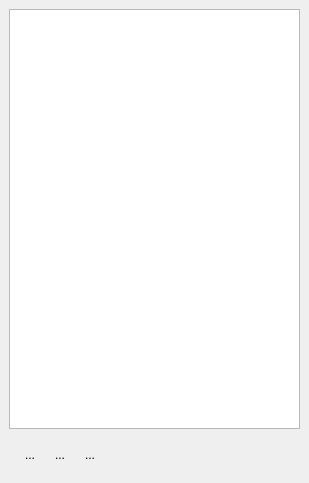
<ui version="4.0" >
 <class>GraphLayersDockWidget</class>
 <widget class="QDockWidget" name="GraphLayersDockWidget" >
  <property name="geometry" >
   <rect>
    <x>0</x>
    <y>0</y>
    <width>309</width>
    <height>483</height>
   </rect>
  </property>
  <property name="windowTitle" >
   <string>Graph Layers</string>
  </property>
  <widget class="QWidget" name="dockWidgetContents" >
   <layout class="QVBoxLayout" name="verticalLayout" >
    <item>
     <widget class="QListView" name="_graphLayersListView" />
    </item>
    <item>
     <widget class="QWidget" native="1" name="widget" >
      <layout class="QHBoxLayout" name="horizontalLayout" >
       <item>
        <widget class="QToolButton" name="_btnNewGraph" >
         <property name="toolTip" >
          <string>Creates a simple Graph, without multiple edges and without an edge to a note from the same node.</string>
         </property>
         <property name="text" >
          <string>...</string>
         </property>
         <property name="autoRaise" >
          <bool>true</bool>
         </property>
        </widget>
       </item>
       <item>
        <widget class="QToolButton" name="_btnNewMultiGraph" >
         <property name="toolTip" >
          <string>Creates a Multi-Edge graph.</string>
         </property>
         <property name="text" >
          <string>...</string>
         </property>
         <property name="autoRaise" >
          <bool>true</bool>
         </property>
        </widget>
       </item>
       <item>
        <widget class="QToolButton" name="_btnNewOrientedGraph" >
         <property name="toolTip" >
          <string>Creates a Multi Edge Oriented Graph</string>
         </property>
         <property name="text" >
          <string>...</string>
         </property>
         <property name="autoRaise" >
          <bool>true</bool>
         </property>
        </widget>
       </item>
       <item>
        <spacer name="horizontalSpacer" >
         <property name="orientation" >
          <enum>Qt::Horizontal</enum>
         </property>
         <property name="sizeHint" stdset="0" >
          <size>
           <width>174</width>
           <height>20</height>
          </size>
         </property>
        </spacer>
       </item>
      </layout>
     </widget>
    </item>
   </layout>
  </widget>
 </widget>
 <resources/>
 <connections/>
</ui>
